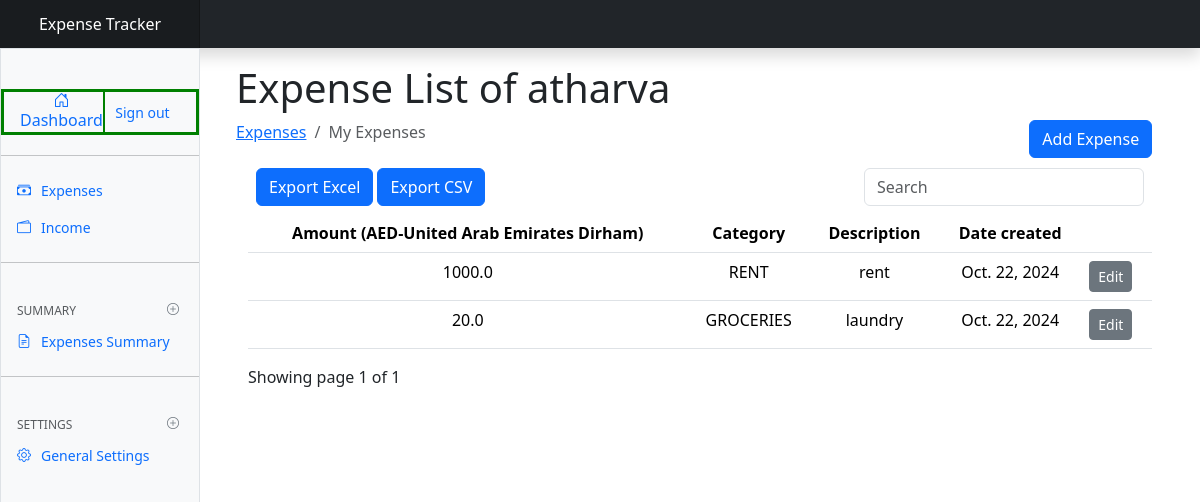
The app's page / (signed in) with its own data.
### userpreferences/models.py (models this page shows, shortened)
class UserPreferences(models.Model):
    user=models.OneToOneField(to=User, on_delete=models.CASCADE)
    currency=models.CharField(max_length=255, blank=True, null=True)

### expenses/models.py (models this page shows, shortened)
class Expense(models.Model):
    amount=models.FloatField()
    date=models.DateField(default=now)
    description=models.TextField()
    owner=models.ForeignKey(to=User, on_delete=models.CASCADE)
    category= models.CharField(max_length=255)
    class Meta:
        ordering=['-date']

### expenses/views.py (the view)
# urls.py: path('',views.index, name='expenses'),
@login_required(login_url='authentication/login')
@never_cache
def index(request):
    categories = Category.objects.all()
    expenses = Expense.objects.filter(owner=request.user)
    paginator = Paginator(expenses, 8)
    page_number = request.GET.get('page')
    user_preferences, created = UserPreferences.objects.get_or_create(user=request.user)
    page_obj = paginator.get_page(page_number)
    context = {
        'expenses': expenses,
        'page_obj': page_obj,
        'currency': user_preferences.currency,  # Access currency from user_preferences
    }
    return render(request, 'expenses/index.html', context)

### templates/expenses/index.html (shortened to what this page needs)
{% extends 'base.html' %}
{% load static %}
{% block content %}
<div class="container mt-3">
    <h1>Expense List of {{request.user.username}}</h1>
    <div class="row">
        <div class="col-md-10">
            <nav aria-label="breadcrumb">
                <ol class="breadcrumb">
                    <li class="breadcrumb-item"><a href="">Expenses</a></li>
                    <li class="breadcrumb-item active" aria-current="page">My Expenses</li>
                </ol>
            </nav>
        </div>
        <div class="col-md-2">
            <a href="{% url 'add-expense' %}" class="btn btn-primary">Add Expense</a>
        </div>
    </div>
    <div class="container">
        {% if expenses.count %}
        <div class="row p-2">
            <div class="col-md-8">
                <a href="{% url 'export_excel' %}" class="btn btn-primary">Export Excel</a>
                <a href="{% url 'export_csv' %}" class="btn btn-primary">Export CSV</a>
            </div>
            <div class="col-md-4">
                <div class="form-goup">
                    <input type="text" class="form-control" id="searchField" placeholder="Search">
                </div>
            </div>
        </div>
        <div class="app-table">
            <table class="table table-stripped table-hover">
                <thead>
                    <tr>
                        <th class="text-center">Amount ({{currency}})</th>
                        <th class="text-center">Category</th>
                        <th class="text-center">Description</th>
                        <th class="text-center">Date created</th>
                        <th></th>
                    </tr>
                </thead>
                <tbody>
                    {% for expense in page_obj %}
                    <tr>
                        <td class="text-center">{{ expense.amount }}</td>
                        <td class="text-center">{{ expense.category }}</td>
                        <td class="text-center">{{ expense.description }}</td>
                        <td class="text-center">{{ expense.date }}</td>
                        <td><a href="{% url 'expense_edit' expense.id %}" class="btn btn-sm btn-secondary">Edit</a></td>
                    </tr>
                    {% endfor %}
                </tbody>
            </table>
        </div>
        <div class="pagination-container">
            <div class="">
                Showing page {{page_obj.number}} of {{page_obj.paginator.num_pages}}
            </div>
        </div>
        {% endif %}
    </div>
</div>
{% endblock %}

### expense_tracker/static/css/docsearch.css (style rules this page uses)
:root { --docsearch-primary-color:#5468ff;--docsearch-text-color:#1c1e21;--docsearch-spacing:12px;--docsearch-icon-stroke-width:1.4;--docsearch-highlight-color:var(--docsearch-primary-color);--docsearch-muted-color:#969faf;--docsearch-container-background:rgba(101,108,133,0.8);--docsearch-logo-color:#5468ff;--docsearch-modal-width:560px;--docsearch-modal-height:600px;--docsearch-modal-background:#f5f6f7;--docsearch-modal-shadow:inset 1px 1px 0 0 hsla(0,0%,100%,0.5),0 3px 8px 0 #555a64;--docsearch-searchbox-height:56px;--docsearch-searchbox-background:#ebedf0;--docsearch-searchbox-focus-background:#fff;--docsearch-searchbox-shadow:inset 0 0 0 2px var(--docsearch-primary-color);--docsearch-hit-height:56px;--docsearch-hit-color:#444950;--docsearch-hit-active-color:#fff;--docsearch-hit-background:#fff;--docsearch-hit-shadow:0 1px 3px 0 #d4d9e1;--docsearch-key-gradient:linear-gradient(-225deg,#d5dbe4,#f8f8f8);--docsearch-key-shadow:inset 0 -2px 0 0 #cdcde6,inset 0 0 1px 1px #fff,0 1px 2px 1px rgba(30,35,90,0.4);--docsearch-key-pressed-shadow:inset 0 -2px 0 0 #cdcde6,inset 0 0 1px 1px #fff,0 1px 1px 0 rgba(30,35,90,0.4);--docsearch-footer-height:44px;--docsearch-footer-background:#fff;--docsearch-footer-shadow:0 -1px 0 0 #e0e3e8,0 -3px 6px 0 rgba(69,98,155,0.12) }

### records on screen
UserPreferences: currency "AED-United Arab Emirates Dirham"
Expense: amount "1000.0", category "RENT", description "rent", date "Oct. 22, 2024"
Expense: amount "20.0", category "GROCERIES", description "laundry", date "Oct. 22, 2024"

### other values on screen
{{ request.user.username }} "atharva"
{{ page_obj.number }} "1"
{{ page_obj.paginator.num_pages }} "1"
